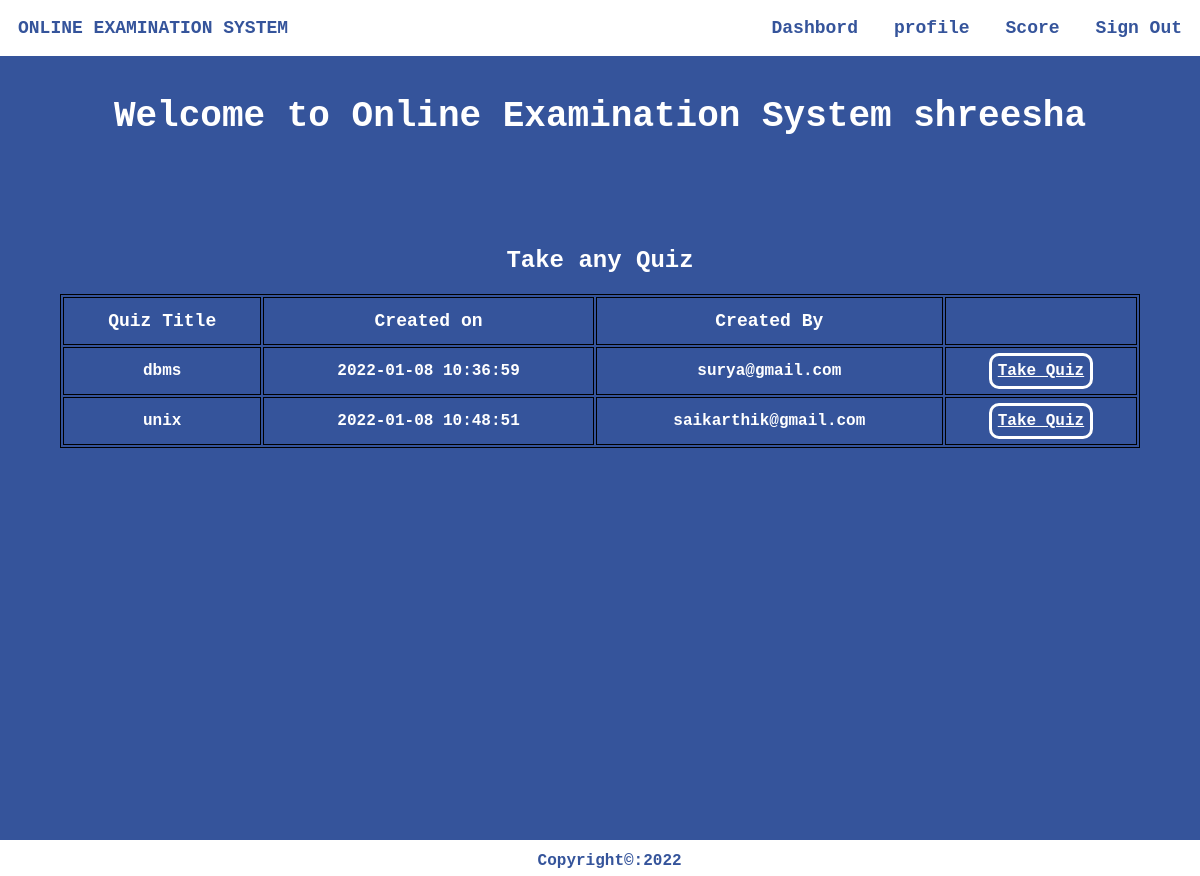
/homestud.php (signed in), run on the app's committed database.
### tables this page shows
CREATE TABLE `student` (
  `usn` varchar(10) NOT NULL,
  `name` varchar(20) NOT NULL,
  `mail` varchar(30) NOT NULL,
  `phno` varchar(10) NOT NULL,
  `gender` varchar(1) NOT NULL,
  `DOB` varchar(10) NOT NULL,
  `pw` varchar(200) NOT NULL,
  `dept` varchar(3) DEFAULT NULL
);

CREATE TABLE `quiz` (
  `quizid` int(11) NOT NULL,
  `quizname` varchar(20) NOT NULL,
  `date_created` timestamp NOT NULL DEFAULT current_timestamp(),
  `mail` varchar(30) DEFAULT NULL
);

### homestud.php (the view, shortened to what this page needs)
<html>
<head>
</head>
<?php
require_once 'sql.php';
                $conn = mysqli_connect($host, $user, $ps, $project);if (!$conn) {
    echo "<script>alert(\"Database error retry after some time !\")</script>";
}
?>
<body style="color: #fff !important;font-weight:bolder;margin: 0 !important;font-weight: bolder !important;font-family: 'Courier New', Courier, monospace;">
    <div style="background-color: #35549b;height: 70vw;">
        <div class="navbar" style="display: inline-flex;width: 100%;color:#35549b;position:fixed;">
            <section style="margin: 1.5vw;">ONLINE EXAMINATION SYSTEM</section>
            <ul style="display: inline-flex;padding: 0 !important;margin: 0;float: right;right: 0;position: fixed;width: 50vw;">
                <li onclick="dash()">Dashbord</li>
                <li onclick="prof()">profile</li>
                <li onclick="score()">Score</li>
                <li onclick="lo()">Sign Out</li>
            </ul>
        </div><br><br>
        <?php
        $type1 = $_SESSION["type"];
        $username1 = $_SESSION["username"];
        $sql = "select * from " . $type1 . " where mail='{$username1}'";
        $res =   mysqli_query($conn, $sql);
        if ($res == true) {
            while ($row = mysqli_fetch_array($res)) {
                $dbname = $row['name'];
            }
        }
        ?>
        <center><section style="width:100vw;margin:0vw;margin-top:5vw;font-size:3vw;">Welcome to Online Examination System&nbsp;<?php echo $dbname ?></section></center>
        <section "height: 66vw color:#fff !important;"><br><br><br><br><br>
        <?php
            $sql ="select * from quiz";
            $res=mysqli_query($conn,$sql);
            if($res)
            {
                echo "<center><h1 style=\"font-size:2vw;\">Take any Quiz</h1></center>";
                echo "<center><table><thead><tr><td>Quiz Title</td><td>Created on</td><td>Created By</td><td>  </td></tr></thead>";
                while ($row = mysqli_fetch_assoc($res)) {
                    echo "<tr><td>".$row["quizname"]."</td><td>".$row["date_created"]."</td><td>".$row["mail"]."</td><td><a id=\"tq\" href='takeq.php?qid=".$row['quizid']."'>Take Quiz</button></tr>";
                }
                echo "</table></center>";
            }
            ?>
        </section>
    </div>
    <?php require("footer.php");?>
</body>
</html>

### homestud.php (style rules this page uses)
li { margin: 1.5vw; font-size: 1.5vw !important; }
ul { list-style: none; width: auto !important; font-weight: 2vw !important; }
.navbar { background-color: white !important; font-size: 1.5vw !important; }
a { text-decoration: none; color: #fff; }
table { width: 90vw; margin-left: 5vw; margin-right: 5vw; align-content: center; border: 1px solid black; }
thead { font-weight:900; font-size: 1.5vw; }
td { width: auto; border: 1px solid black; text-align: center; height: 4vw; font-weight: bold; }
#tq { text-decoration: underline; border: 3px solid #fff; padding: 0.5vw; border-radius: 10px; }

### data on the page
student: name "shreesha"
quiz: quizname "dbms", date_created "2022-01-08 10:36:59", mail "surya@gmail.com"
quiz: quizname "unix", date_created "2022-01-08 10:48:51", mail "saikarthik@gmail.com"
